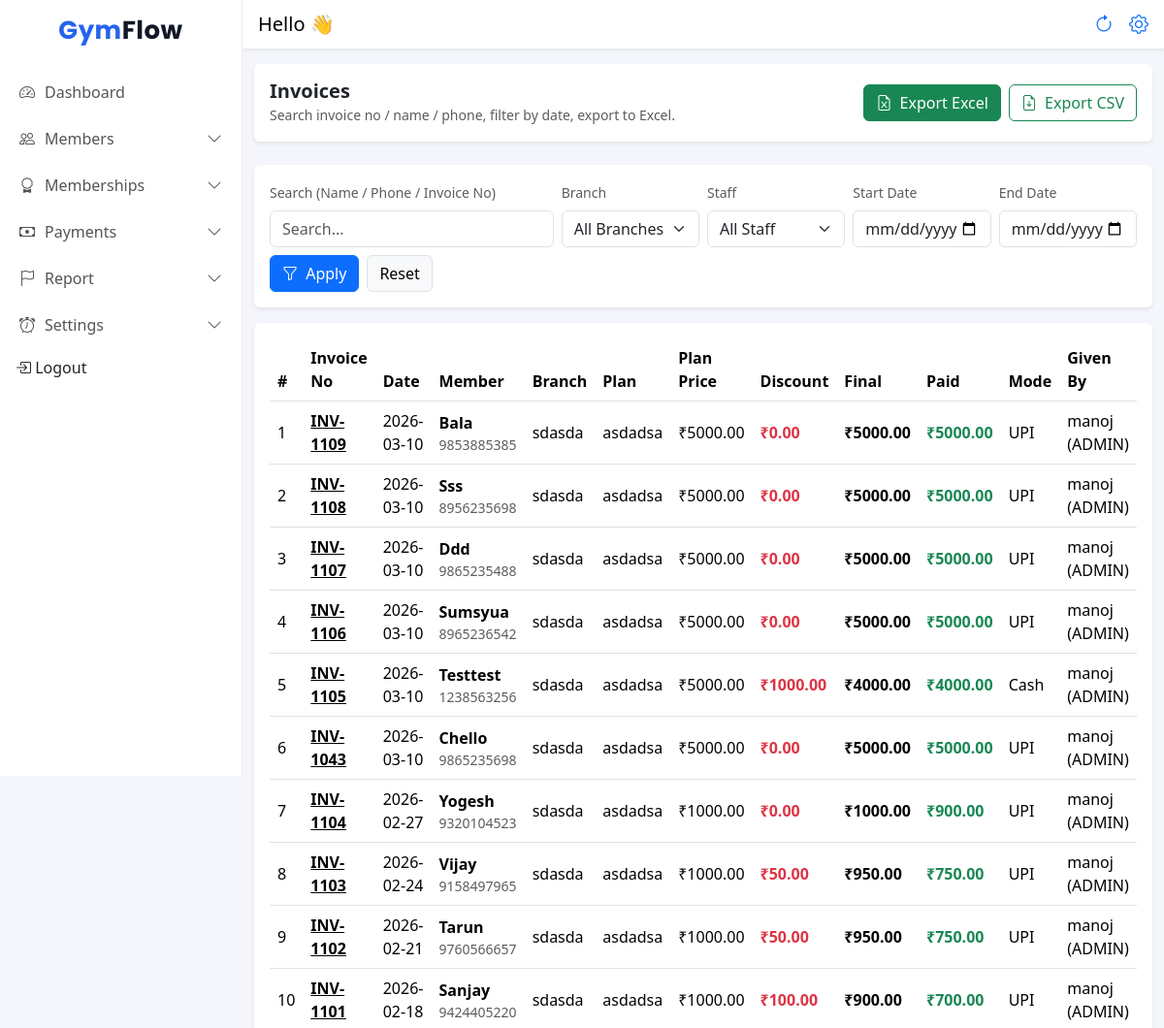
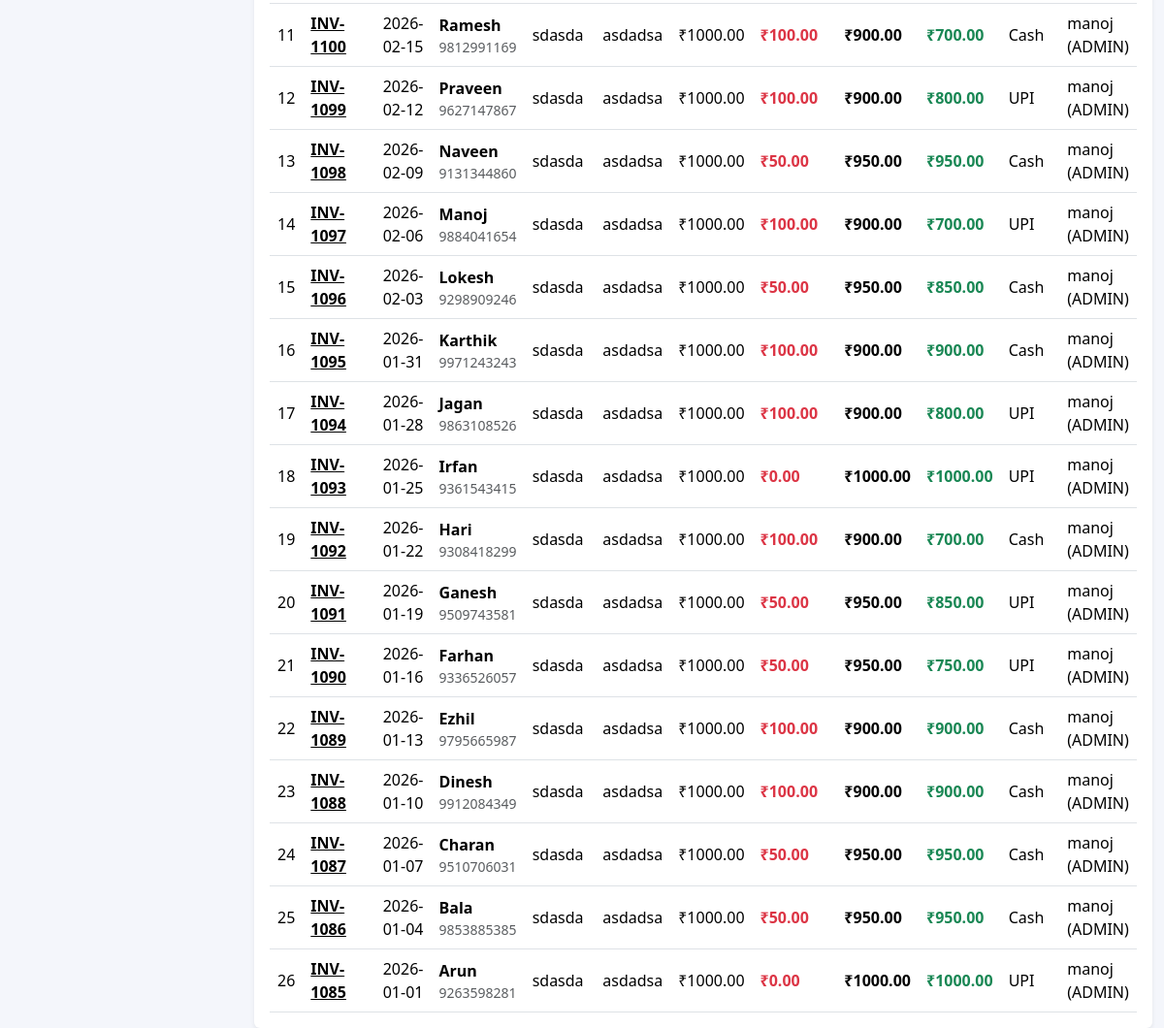
Page /invoices/ (signed in) on the earlier database version (2 pictures, top to bottom).
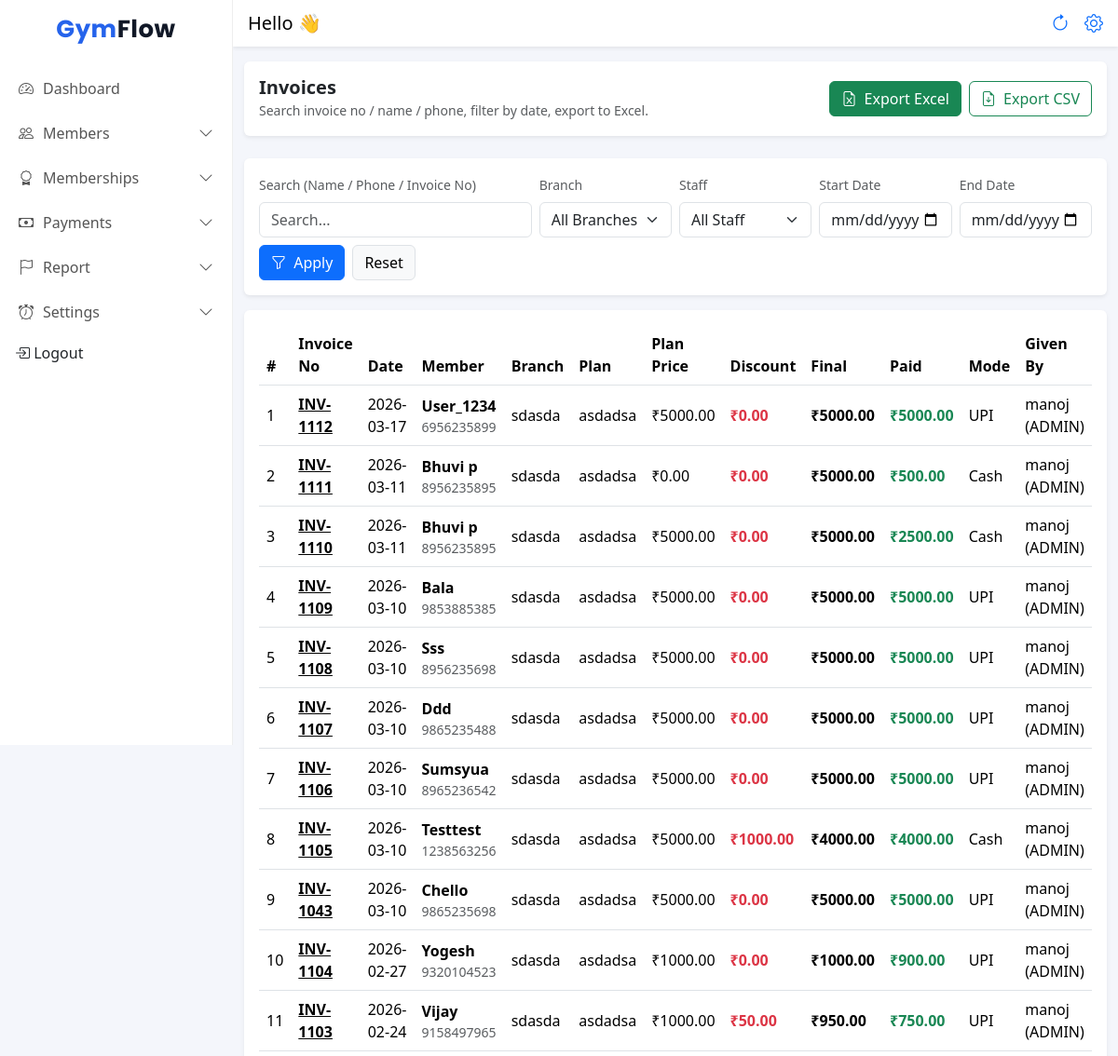
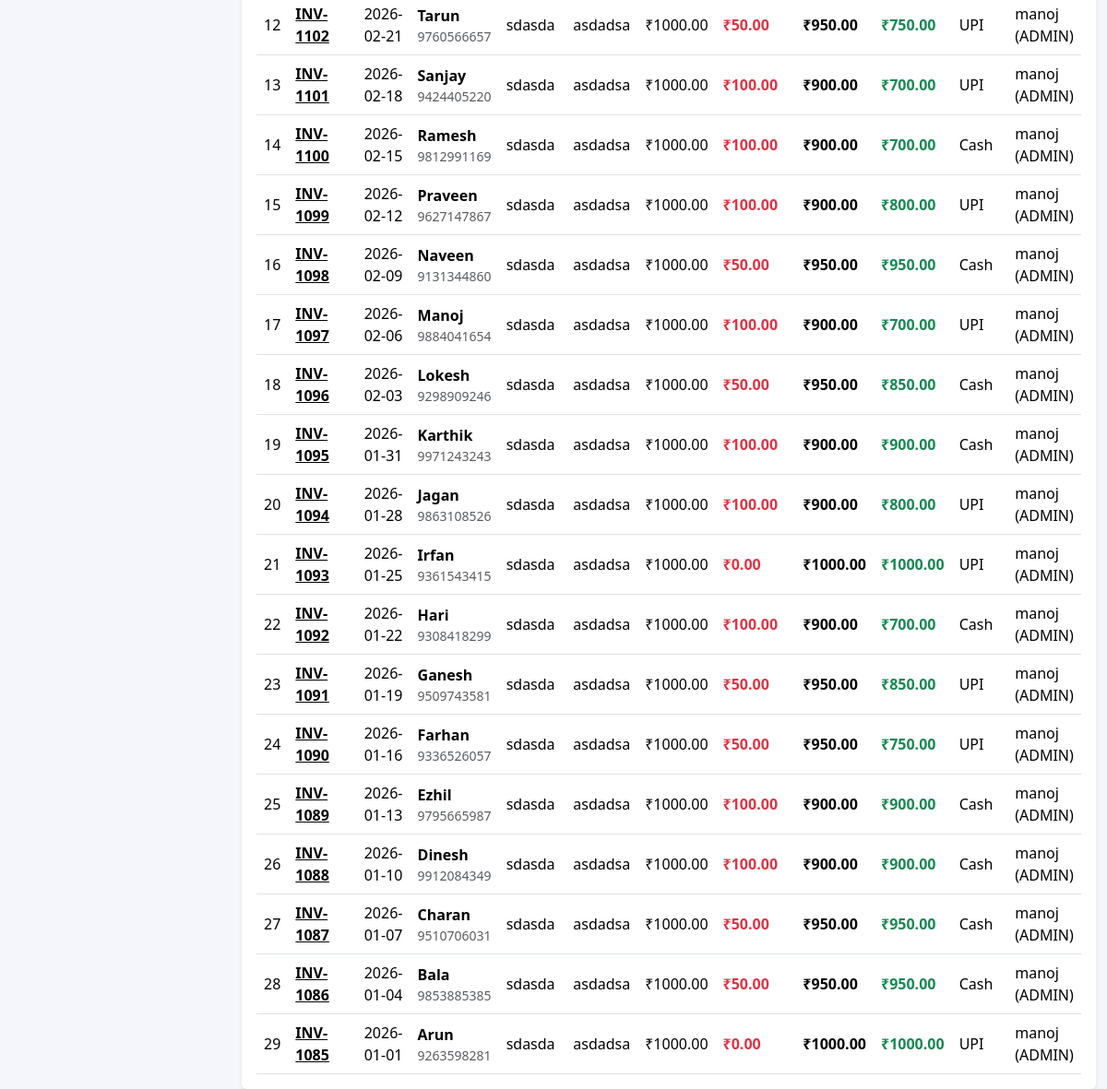
Same page on the later database version (2 pictures, top to bottom).
### frontend/models.py (models this page shows, shortened)
class Payment(models.Model):
    PAYMENT_MODE = (
        ('cash', 'Cash'),
        ('upi', 'UPI'),
    )
    gym = models.ForeignKey(Gym, on_delete=models.CASCADE, related_name="payments")
    member = models.ForeignKey(Member, on_delete=models.CASCADE, related_name='payments')
    plan = models.ForeignKey(MembershipPlan, on_delete=models.SET_NULL, null=True, blank=True)
    invoice_no = models.CharField(max_length=50, blank=True, null=True)
    amount = models.DecimalField(max_digits=8, decimal_places=2)
    payment_mode = models.CharField(max_length=10, choices=PAYMENT_MODE)
    payment_date = models.DateField(default=timezone.localdate)
    coverage_start = models.DateField(null=True, blank=True)
    coverage_end = models.DateField(null=True, blank=True)
    plan_price = models.DecimalField(max_digits=10, decimal_places=2, default=0)
    discount_amount = models.DecimalField(max_digits=10, decimal_places=2, default=0)
    final_amount = models.DecimalField(max_digits=10, decimal_places=2, default=0)
    discount_reason = models.CharField(max_length=120, blank=True, null=True)
    referral_name = models.CharField(max_length=120, blank=True, null=True)
    created_by = models.ForeignKey(
    settings.AUTH_USER_MODEL,
    null=True,
    blank=True,
    on_delete=models.SET_NULL,
    related_name="payments_created"
)

class Member(models.Model):
    STATUS_CHOICES = (
        ('active', 'Active'),
        ('expiring', 'Expiring Soon'),
        ('expired', 'Expired'),
    )
    is_deleted = models.BooleanField(default=False)
    DOB=models.DateField(null=True,blank=True)
    gym = models.ForeignKey(Gym, on_delete=models.CASCADE, related_name="members")
    branch = models.ForeignKey(Branch, on_delete=models.CASCADE, related_name="members")
    name = models.CharField(max_length=100)
    phone = models.CharField(max_length=15)
    join_date = models.DateField(default=date.today)
    photo = models.ImageField(upload_to="members/", blank=True, null=True)
    plan = models.ForeignKey(MembershipPlan, on_delete=models.SET_NULL, null=True, blank=True)
    start_date = models.DateField(null=True)
    expiry_date = models.DateField()
    security_deposit = models.DecimalField(max_digits=10, decimal_places=2, default=0)
    status = models.CharField(max_length=10, choices=STATUS_CHOICES, default='active')
    created_at = models.DateTimeField(auto_now_add=True)

class Branch(models.Model):
    gym = models.ForeignKey(Gym, on_delete=models.CASCADE, related_name="branches")
    name = models.CharField(max_length=100)
    address = models.TextField(blank=True)
    phone = models.CharField(max_length=15, blank=True)
    created_at = models.DateTimeField(auto_now_add=True)
    class Meta:
        unique_together = ('gym', 'name')  # same gym can't have 2 branches with same name

class MembershipPlan(models.Model):
    branch = models.ForeignKey(Branch, on_delete=models.CASCADE, related_name="plans")
    name = models.CharField(max_length=50)  # Monthly / Quarterly
    duration_days = models.PositiveIntegerField()
    start_date = models.DateField(null=True)
    end_date = models.DateField(null=True)
    price = models.DecimalField(max_digits=8, decimal_places=2)
    is_active = models.BooleanField(default=True)
    created_at = models.DateTimeField(auto_now_add=True)
    class Meta:
        unique_together = ('branch', 'name')  # same branch can't have same plan name twice

### accounts/models.py (models this page shows, shortened)
class User(AbstractUser):
    ROLE_CHOICES = (
        ('ADMIN', 'Owner'),
        ('TRAINER', 'Trainer'),
    )
    gym = models.ForeignKey(Gym, on_delete=models.CASCADE, null=True, blank=True)
    role = models.CharField(max_length=10, choices=ROLE_CHOICES, default='TRAINER')
    phone = models.CharField(max_length=15, blank=True, null=True)
    branch = models.ForeignKey(Branch, on_delete=models.SET_NULL, null=True, blank=True)

### frontend/views.py (the view)
# urls.py: path("invoices/", invoices_page, name="invoices_page"),
@login_required
def invoices_page(request):
    base_qs = Payment.objects.exclude(invoice_no__isnull=True).exclude(invoice_no__exact="")
    qs, filters = _invoice_filters_qs(request, base_qs)
    qs = qs.order_by("-payment_date", "-id")
    branches = Branch.objects.filter(gym=request.user.gym).order_by("name")
    staff = User.objects.filter(gym=request.user.gym).order_by("role", "first_name", "username")
    context = {
        "rows": qs[:1000],  # safety limit
        "branches": branches,
        "staff": staff,
        "filters": filters,
    }
    return render(request, "invoices.html", context)

### frontend/templates/invoices.html (shortened to what this page needs)
{% extends 'base.html' %}
{% load static %}
{% block content %}
<div class="container-fluid mt-3">
  <div class="card shadow-sm border-0 mb-4">
    <div class="card-body">
      <div class="d-flex justify-content-between align-items-center">
        <div>
          <h5 class="mb-0 fw-semibold">Invoices</h5>
          <small class="text-muted">
            Search invoice no / name / phone, filter by date, export to Excel.
          </small>
        </div>
        <div class="d-flex gap-2">
          <button type="button" class="btn btn-success" id="btnExportExcel">
            <i class="bi bi-file-earmark-excel me-1"></i> Export Excel
          </button>
          <button type="button" class="btn btn-outline-success" id="btnExportCSV">
            <i class="bi bi-file-earmark-arrow-down me-1"></i> Export CSV
          </button>
        </div>
      </div>
    </div>
  </div>
  <form method="get" class="card shadow-sm border-0 mb-3">
    <div class="card-body">
      <div class="row g-2 align-items-end">
        <div class="col-12 col-md-4">
          <label class="form-label small text-muted">Search (Name / Phone / Invoice No)</label>
          <input type="text" name="q" class="form-control"
                 value="{{ filters.q }}" placeholder="Search...">
        </div>
        <div class="col-12 col-md-2">
          <label class="form-label small text-muted">Branch</label>
          <select name="branch" class="form-select">
            <option value="">All Branches</option>
          </select>
        </div>
        <div class="col-12 col-md-2">
          <label class="form-label small text-muted">Staff</label>
          <select name="created_by" class="form-select">
            <option value="">All Staff</option>
          </select>
        </div>
        <div class="col-6 col-md-2">
          <label class="form-label small text-muted">Start Date</label>
          <input type="date" name="start" class="form-control" value="{{ filters.start }}">
        </div>
        <div class="col-6 col-md-2">
          <label class="form-label small text-muted">End Date</label>
          <input type="date" name="end" class="form-control" value="{{ filters.end }}">
        </div>
        <div class="col-12 d-flex gap-2 mt-2">
          <button class="btn btn-primary" type="submit">
            <i class="bi bi-funnel me-1"></i> Apply
          </button>
          <a class="btn btn-light border" href="{% url 'invoices_page' %}">
            Reset
          </a>
        </div>
      </div>
    </div>
  </form>
  <div class="card shadow-sm border-0">
    <div class="card-body table-responsive">
      <table class="table table-hover align-middle" id="invoiceTable">
        <thead>
          <tr>
            <th>#</th>
            <th>Invoice No</th>
            <th>Date</th>
            <th>Member</th>
            <th>Branch</th>
            <th>Plan</th>
            <th>Plan Price</th>
            <th>Discount</th>
            <th>Final</th>
            <th>Paid</th>
            <th>Mode</th>
            <th>Given By</th>
          </tr>
        </thead>
        <tbody>
          {% for r in rows %}
          <tr>
            <td>{{ forloop.counter }}</td>
            <td class="fw-semibold"> <a href="{% url 'generate_invoice_pdf' r.invoice_no %}" target="_blank" style="color:black;">{{ r.invoice_no }}</a></td>
            <td>{{ r.payment_date|date:"Y-m-d" }}</td>
            <td>
              <div class="fw-semibold">{{ r.member.name }}</div>
              <div class="text-muted small">{{ r.member.phone }}</div>
            </td>
            <td>{{ r.member.branch.name }}</td>
            <td>{{ r.plan.name }}</td>
            <td>₹{{ r.plan_price }}</td>
            <td class="text-danger fw-semibold">
              ₹{{ r.discount_amount }}
            </td>
            <td class="fw-semibold">
              ₹{{ r.final_amount }}
            </td>
            <td class="text-success fw-semibold">
              ₹{{ r.amount }}
            </td>
            <td>{{ r.get_payment_mode_display }}</td>
            <td>
              {% if r.created_by %}
                {{ r.created_by.first_name|default:r.created_by.username }} ({{ r.created_by.role }})
              {% else %}
                -
              {% endif %}
            </td>
          </tr>
          {% empty %}
          <tr>
            <td colspan="13" class="text-center text-muted py-4">
              No invoices found
            </td>
          </tr>
          {% endfor %}
        </tbody>
      </table>
    </div>
  </div>
</div>
{% endblock %}

### frontend/templates/base.html (shortened to what this page needs)
{% load static %}
<!DOCTYPE html>
<html lang="en">
<head>
    <link href="https://cdn.jsdelivr.net/npm/bootstrap@5.3.3/dist/css/bootstrap.min.css" rel="stylesheet">
    <link href="https://cdn.jsdelivr.net/npm/bootstrap-icons/font/bootstrap-icons.css" rel="stylesheet">
    <link rel="stylesheet" href="{% static 'css/dashboard.css' %}">
</head>
<body>
    <div class="sidebar" id="sidebar">
        <h4 class="brand-logo text-center py-3">
            Gym<span>Flow</span>
        </h4>
        <a class="" href="{% url 'dashboard' %}">
            <i class="bi bi-speedometer2"></i> Dashboard
        </a>
        <a href="javascript:void(0)" class="menu-toggle">
            <i class="bi bi-people"></i> Members
            <i class="bi bi-chevron-down ms-auto"></i>
        </a>
        <a href="javascript:void(0)" class="menu-toggle">
            <i class="bi bi-award"></i> Memberships
            <i class="bi bi-chevron-down ms-auto"></i>
        </a>
        <a href="javascript:void(0)" class="menu-toggle">
            <i class="bi bi-cash"></i> Payments
            <i class="bi bi-chevron-down ms-auto"></i>
        </a>
        <a href="javascript:void(0)" class="menu-toggle">
            <i class="bi bi-flag"></i> Report
            <i class="bi bi-chevron-down ms-auto"></i>
        </a>
        {% if request.user.role == "ADMIN" %}
        <a href="javascript:void(0)" class="menu-toggle">
            <i class="bi bi-alarm"></i> Settings
            <i class="bi bi-chevron-down ms-auto"></i>
        </a>
        {% endif %}
        <form method="post" action="{% url 'logout' %}" class="d-inline">
            <button type="submit" class="dropdown-item px-3 mt-2">
                <i class="bi bi-box-arrow-in-right"></i> Logout
            </button>
        </form>
    </div>
    <div class="content">
        <nav class="navbar bg-white shadow-sm px-3">
            <div class="d-flex align-items-center">
                <span class="navbar-brand mb-0 h6">Hello 👋</span>
            </div>
            <div class="d-flex align-items-center">
                <a href="" class="px-3 fs-5" hreflang="Page Refresh"><i class="bi bi-arrow-clockwise"></i></a>
                <a href="{% url 'gym_profile' %}" class="fs-5" hreflang="Profile Setting"><i class="bi bi-gear"></i></a>
            </div>
        </nav>
        {% block content %}
        {% endblock %}
</body>
</html>

### frontend/static/css/dashboard.css (style rules this page uses)
body { background-color: #f5f7fb; overflow-x: hidden; }
.sidebar { width: 250px; min-height: 100vh; background: #ffffff; border-right: 1px solid #eee; position: fixed; top: 0; left: 0; transform: translateX(-100%); transition: transform 0.3s ease; z-index: 1050; }
.sidebar h4 { font-weight: 700; }
.sidebar a { color: #555; text-decoration: none; padding: 12px 20px; display: flex; align-items: center; font-weight: 500; gap: 10px; }
.content { margin-left: 0; transition: margin-left 0.3s ease; width: 100%; }
@media (min-width: 992px) { .sidebar { transform: translateX(0); } }
@media (min-width: 992px) { .content { margin-left: 250px; width: calc(100% - 250px); } }
.menu-toggle { cursor: pointer; }
.menu-toggle i.bi-chevron-down { transition: transform 0.3s; }
.table { margin-bottom: 0; }

### frontend/templates/base.html (style rules this page uses)
.brand-logo { font-family: 'Poppins', sans-serif; font-weight: 700; font-size: 26px; letter-spacing: 0.5px; color: #2563eb; }
.brand-logo span { color: #111827; }
body { background: #f4f6fb; }

Differences in the rows shown:
added Payment: invoice_no "INV-1112", payment_date "2026-03-17", member.name "User_1234", member.phone "6956235899", member.branch.name "sdasda", plan.name "asdadsa", plan_price "5000.00", discount_amount "0.00", final_amount "5000.00", amount "5000.00", payment_mode "UPI", created_by.first_name "manoj", created_by.role "ADMIN"
added Payment: invoice_no "INV-1111", payment_date "2026-03-11", member.name "Bhuvi p", member.phone "8956235895", member.branch.name "sdasda", plan.name "asdadsa", plan_price "0.00", discount_amount "0.00", final_amount "5000.00", amount "500.00", payment_mode "Cash", created_by.first_name "manoj", created_by.role "ADMIN"
added Payment: invoice_no "INV-1110", payment_date "2026-03-11", member.name "Bhuvi p", member.phone "8956235895", member.branch.name "sdasda", plan.name "asdadsa", plan_price "5000.00", discount_amount "0.00", final_amount "5000.00", amount "2500.00", payment_mode "Cash", created_by.first_name "manoj", created_by.role "ADMIN"
